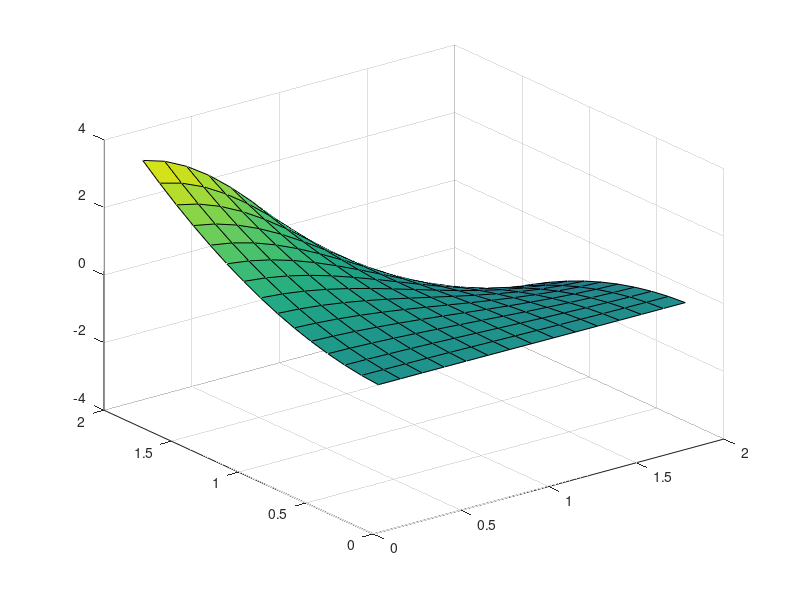

Here is the MATLAB script that generated this plot: (Note: this script raises an error after producing the figure.)
clear,clc;
epsilon=1e-8;
m1=16;m2=16;h1=2/m1;h2=2/m2;
C=diag(repmat([2/h1^2+2/h2^2],1,m1-1))+diag(repmat([-1/h1^2],1,m1-2),1)...
    +diag(repmat([-1/h1^2],1,m1-2),-1);a=-ones(m1-1,1)/h2^2;D=diag(a);
A(1:m1-1,1:2*m1-2)=[C,D];
for j=2:m2-2
    A((m1-1)*(j-1)+1:(m1-1)*j,1+(j-2)*(m1-1):(j+1)*(m1-1))=[D,C,D];
end
A((m2-2)*(m1-1)+1:(m2-1)*(m1-1),(m2-3)*(m1-1)+1:(m2-1)*(m1-1))=[D,C];
for j=1:m2-1
    yj=j*h2;
    for i=1:m1-1
        xi=i*h1;
        u0(i)=xi^2;um2(i)=-xi^2;
        ff(i,j)=(xi^2*pi^2/4-2)*cos(pi*yj/2);
        uq(i,j)=xi^2*cos(pi*yj/2);
    end
    ff(1,j)=ff(1,j)+0/h1^2;
    ff(m1-1,j)=ff(m1-1,j)+4*cos(pi*yj/2)/h1^2;   
end
f=ff(:);
f(1:m1-1)=f(1:m1-1)-D*u0';
f(end-m1+2:end)=f(end-m1+2:end)-D*um2';
[x,y]=meshgrid(h1:h1:2-h1);
surf(x,y,uq)
figure(1)
tic
[u_pcg,k1,obj1]=pcg_solver(A,f,epsilon);
toc
u_pcg=reshape(u_pcg,m1-1,m2-1);
z1=abs(u_pcg-uq);
meshz(x,y,z1)
tic
[u_gauss,k2,obj2]=Gauss_Seidel(A,f,epsilon);
toc
u_gauss=reshape(u_gauss,m1-1,m2-1);
z2=abs(u_gauss-uq);
figure(2)
% meshz(x,y,z2);
u=A^-1*f;

u=reshape(u,m1-1,m2-1);
z3=abs(u-uq);
meshz(x,y,z3);
% plot(1:30,obj2(1:30))
% hold on
% plot(1:30,obj1)
% legend('gauss迭代的目标函数','pcg迭代的目标函数')